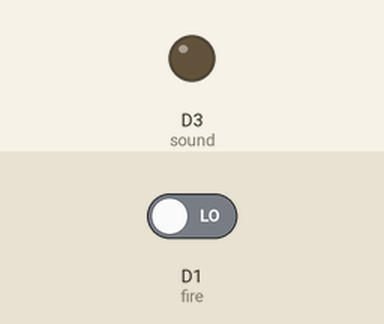
This sketch was run on a simulated ESP8266 (NodeMCU). Shown: output pins drawn as LEDs (lit = HIGH). Inputs (shaded band) come from the test bench; at power-on: D1 (fire) LOW. WiFi joins after 1.5 s; servers stay silent unless stated.

Above: at 3.0 s.
3.1 s: D1 (fire) driven HIGH
At 4.8 s:
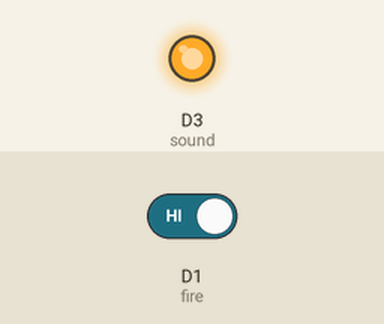
5.8 s: D1 (fire) driven LOW
At 7.9 s:
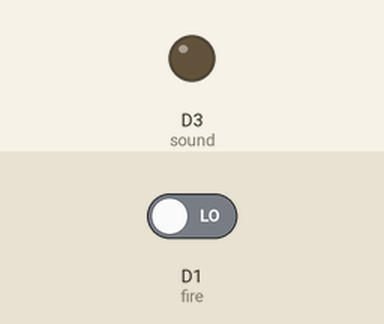
Timing chart, 0 to 9.4 s (numbered marks = the images above; inputs shaded):
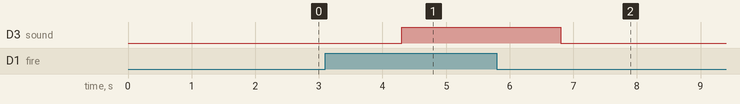

Measured:
- after the input at 3.1 s, D3 (sound): LOW → HIGH after 1.2 s
- after the input at 5.8 s, D3 (sound): HIGH → LOW after 1.0 s

The sketch:

firealert.ino
```cpp
//Change Blynk Authentication Details
#define BLYNK_TEMPLATE_ID "TMPL3zKpj7wZG"
#define BLYNK_TEMPLATE_NAME "iot"
#define BLYNK_AUTH_TOKEN "cpYVGUwAbvUzLFeXzutx073ZMQSS10TY"
#define BLYNK_PRINT Serial
#include <ESP8266WiFi.h>
#include <BlynkSimpleEsp8266.h>
char auth[]= BLYNK_AUTH_TOKEN;
char ssid[] = "TP-Link_C296"; // Enter your wifi name
char pass[] = "17731294"; // Enter your wifi password
int fire = D1;
int data;
int sound=D3;
BlynkTimer timer;
void sendSensor(){
int data = digitalRead(fire);
Blynk.virtualWrite(V0,"NO");
 if(data==1) // Change the Threshold value
 {
 Blynk.logEvent("iot","FIRE DETECTED");
 digitalWrite(sound,HIGH);
 Blynk.virtualWrite(V0,"YES");
 }
 if(data==0)
 {
 digitalWrite(sound,LOW);
 }
}
void setup(){
 pinMode(fire, INPUT);
 pinMode(sound,OUTPUT);
 Serial.begin(115200);
 Blynk.begin(auth, ssid, pass);
 timer.setInterval(2500L, sendSensor);
}
void loop(){
 Blynk.run();
 timer.run();
}
```
